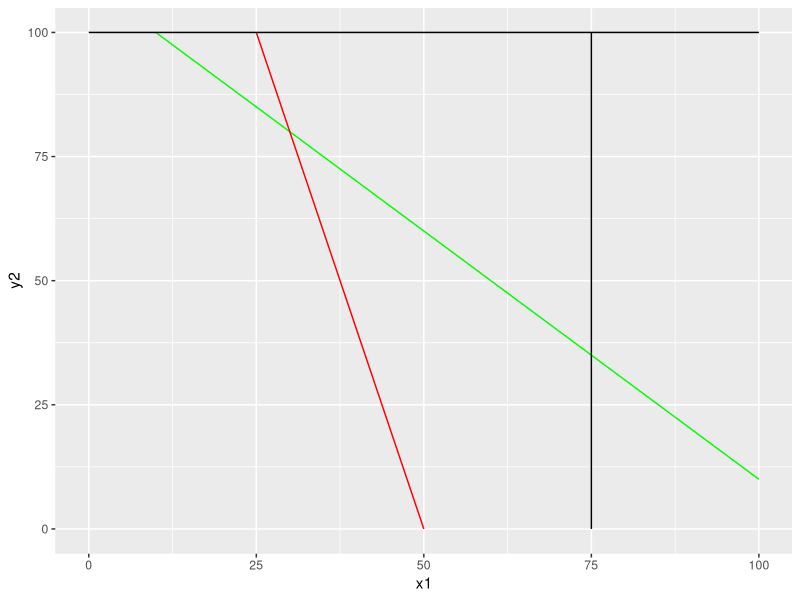

Reproduce this figure in R.
library(ggplot2)

fun2 <- function(x) 110 -x
fun3 <- function(x) 200 -4*x
fun4 <- function(x) 75
fun5 <- function(x) 100
x1 = seq(0,100)

mydf = data.frame(x1, y2=fun2(x1),y3= fun3(x1),y4=fun4(x1),y5=fun5(x1))
mydf <-  transform(mydf, z = pmax(y2,y3,pmin(y4,y5)))
ggplot(mydf) + 
  geom_line(aes(x = x1,y = y2), colour = 'green') +
  geom_line(aes(x = x1,y = y3), colour = 'red') +
  geom_line(aes(x = y4, y=x1), colour = 'black')+
  geom_line(aes(x = x1, y=y5), colour = 'black')+
  xlim(0,100) + ylim(0,100)
